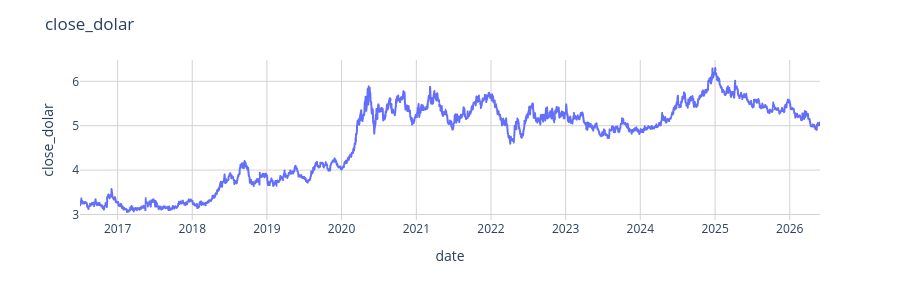
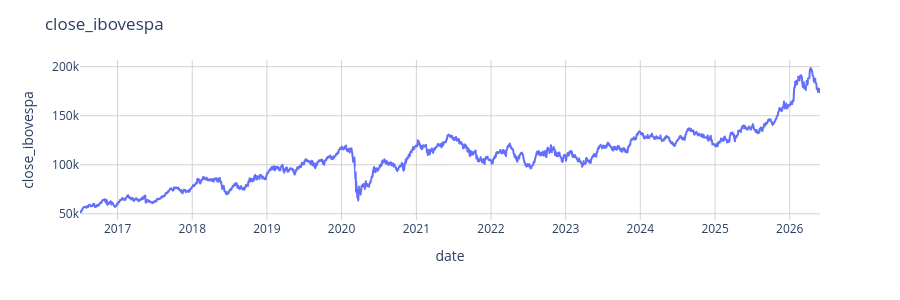
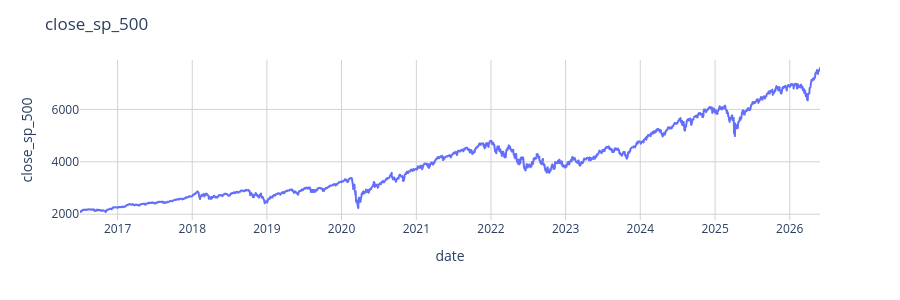

Here is the notebook cell these charts were saved with, in order:
### Code cell
gerar_graficos(vars = ['close_dolar', 'close_ibovespa', 'close_sp_500', 'selic', 'ipca'])

### Figure 1 — Plotly figure (JSON) as saved in the notebook; plotly's stock layout.template omitted (floating-point values rounded to 4 significant figures; data arrays with more than 128 entries replaced by an {"elided": "..."} marker saying what was removed)
{"data": [{"hovertemplate": "date=%{x}<br>close_dolar=%{y}<extra></extra>", "legendgroup": "", "line": {"color": "#636efa", "dash": "solid"}, "marker": {"symbol": "circle"}, "mode": "lines", "name": "", "showlegend": false, "type": "scattergl", "x": {"elided": "2469 str values"}, "xaxis": "x", "y": {"elided": "2469 float values"}, "yaxis": "y"}], "layout": {"height": 300, "legend": {"tracegroupgap": 0}, "margin": {"t": 60}, "plot_bgcolor": "white", "title": {"text": "close_dolar"}, "xaxis": {"anchor": "y", "domain": [0, 1], "gridcolor": "lightgray", "gridwidth": 1, "showgrid": true, "title": {"text": "date"}}, "yaxis": {"anchor": "x", "domain": [0, 1], "gridcolor": "lightgray", "gridwidth": 1, "showgrid": true, "title": {"text": "close_dolar"}}}}

### Figure 2 — Plotly figure (JSON) as saved in the notebook; plotly's stock layout.template omitted (floating-point values rounded to 4 significant figures; data arrays with more than 128 entries replaced by an {"elided": "..."} marker saying what was removed)
{"data": [{"hovertemplate": "date=%{x}<br>close_ibovespa=%{y}<extra></extra>", "legendgroup": "", "line": {"color": "#636efa", "dash": "solid"}, "marker": {"symbol": "circle"}, "mode": "lines", "name": "", "showlegend": false, "type": "scattergl", "x": {"elided": "2469 str values"}, "xaxis": "x", "y": {"elided": "2469 float values"}, "yaxis": "y"}], "layout": {"height": 300, "legend": {"tracegroupgap": 0}, "margin": {"t": 60}, "plot_bgcolor": "white", "title": {"text": "close_ibovespa"}, "xaxis": {"anchor": "y", "domain": [0, 1], "gridcolor": "lightgray", "gridwidth": 1, "showgrid": true, "title": {"text": "date"}}, "yaxis": {"anchor": "x", "domain": [0, 1], "gridcolor": "lightgray", "gridwidth": 1, "showgrid": true, "title": {"text": "close_ibovespa"}}}}

### Figure 3 — Plotly figure (JSON) as saved in the notebook; plotly's stock layout.template omitted (floating-point values rounded to 4 significant figures; data arrays with more than 128 entries replaced by an {"elided": "..."} marker saying what was removed)
{"data": [{"hovertemplate": "date=%{x}<br>close_sp_500=%{y}<extra></extra>", "legendgroup": "", "line": {"color": "#636efa", "dash": "solid"}, "marker": {"symbol": "circle"}, "mode": "lines", "name": "", "showlegend": false, "type": "scattergl", "x": {"elided": "2469 str values"}, "xaxis": "x", "y": {"elided": "2469 float values"}, "yaxis": "y"}], "layout": {"height": 300, "legend": {"tracegroupgap": 0}, "margin": {"t": 60}, "plot_bgcolor": "white", "title": {"text": "close_sp_500"}, "xaxis": {"anchor": "y", "domain": [0, 1], "gridcolor": "lightgray", "gridwidth": 1, "showgrid": true, "title": {"text": "date"}}, "yaxis": {"anchor": "x", "domain": [0, 1], "gridcolor": "lightgray", "gridwidth": 1, "showgrid": true, "title": {"text": "close_sp_500"}}}}
